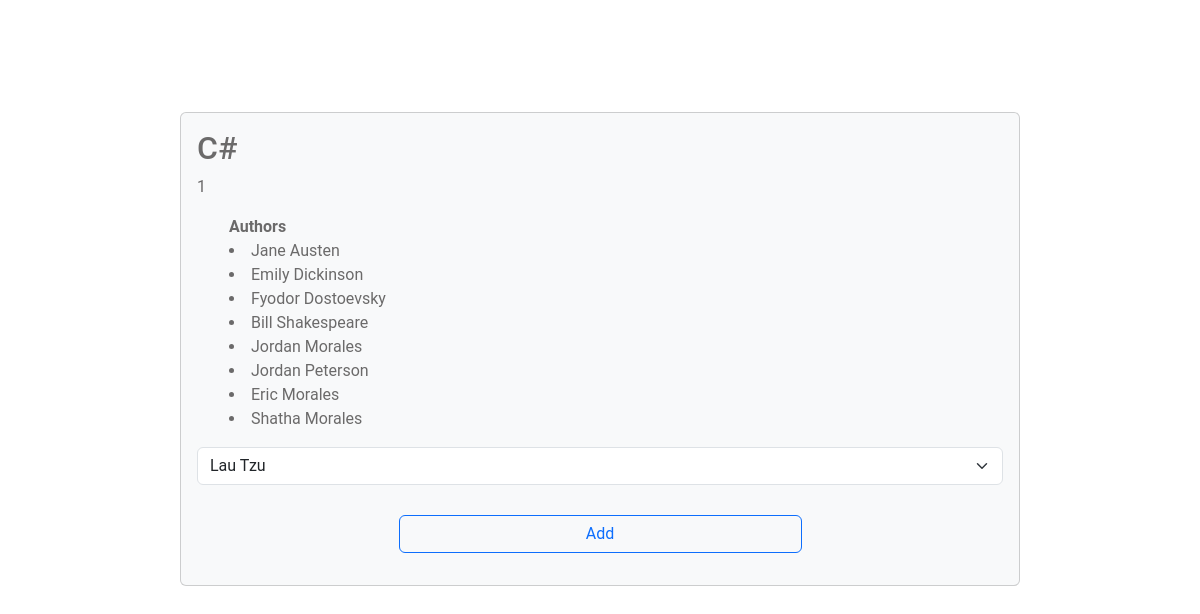
Screenshot of /books/1 with the database file from the repository.
### books_authors_app/models.py (models this page shows)
class Book(models.Model):
    title = models.CharField(max_length=255)
    desc = models.TextField()
    created_at = models.DateTimeField(auto_now_add=True)
    updated_at = models.DateField(auto_now=True)

class Author(models.Model):
    first_name = models.CharField(max_length=255)
    last_name = models.CharField(max_length=255)
    notes = models.TextField(null=True)
    books = models.ManyToManyField(Book, related_name='authors')
    created_at = models.DateTimeField(auto_now_add=True)
    updated_at = models.DateField(auto_now=True)

### books_authors_app/views.py (the view)
# urls.py: path('books/<int:id>', views.book_preview),
def book_preview(request, id):
    context = {
        'booknum': Book.objects.get(id=int(id)),
        'all_authors': Author.objects.all()
    }
    return render(request, 'book_preview.html', context)

### books_authors_app/templates/book_preview.html (shortened to what this page needs)
<!DOCTYPE html>
<html lang="en">
<head>
    {% load static %}
    <link rel="stylesheet" href="{% static 'style.css' %}">
    <link href="https://cdn.jsdelivr.net/npm/bootstrap@5.3.0-alpha1/dist/css/bootstrap.min.css" rel="stylesheet">
</head>
<body>
    <div style="margin-top: 7rem;" class="preview card p-3 bg-light">
        <div>
            <h2>{{ booknum.title }}</h2>
            <p>{{ booknum.id }}</p>
        </div>
        <div>
            <ul style="font-weight: bold;">Authors
                {% for author in booknum.authors.all %}
                <li id="li">{{ author.first_name }} {{ author.last_name }}</li>
                {% endfor %}
            </ul>
            <form action="/addauthor/{{booknum.id}}" method="post">
                <select name="author" class="form-select">
                    {% for author in all_authors %}
                    {% if author not in booknum.authors.all %}
                    <option value="{{author.id}}">{{author.first_name}} {{ author.last_name}}</option>
                    {% endif %}
                    {% endfor %}
                </select>
                <p class="d-grid gap-2 col-6 mx-auto"><input type="submit" class="btn btn-outline-primary" value="Add"></p>
            </form>
        </div>
    </div>
</body>
</html>

### books_authors_app/static/style.css (style rules this page uses)
* { font-family: 'Roboto', sans-serif; color: rgb(107, 106, 106); }
.btn { margin-top: 30px; }
#li { font-weight: normal; list-style: inside; }
.preview { margin-top: 7rem; width: 70%; margin: 0 auto; }

### rows the page displays
Book: title "C#", id "1"
Author: first_name "Jane", last_name "Austen"
Author: first_name "Emily", last_name "Dickinson"
Author: first_name "Fyodor", last_name "Dostoevsky"
Author: first_name "Bill", last_name "Shakespeare"
Author: first_name "Jordan", last_name "Morales"
Author: first_name "Jordan", last_name "Peterson"
Author: first_name "Eric", last_name "Morales"
Author: first_name "Shatha", last_name "Morales"

### other values shown
form field author "Lau Tzu"
